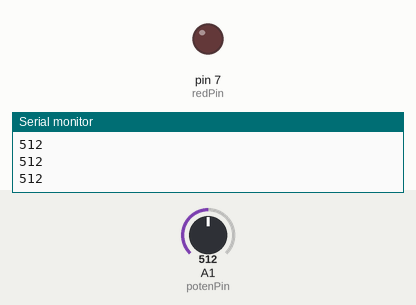
Recording of a sketch running on a simulated Arduino Uno, built with avr-gcc and run on an emulated ATmega328P. Parts: output pins drawn as LEDs (lit = HIGH), the last lines printed to the serial monitor. Inputs (shaded band) come from the test bench; at power-on: A1 (potenPin) = 512.

Above: at 1.2 s.
1.3 s: A1 (potenPin) set to 986
2.8 s: A1 (potenPin) set to 1013
At 3.5 s:
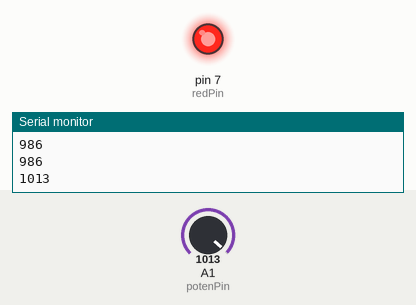
4.4 s: A1 (potenPin) set to 990
At 4.8 s:
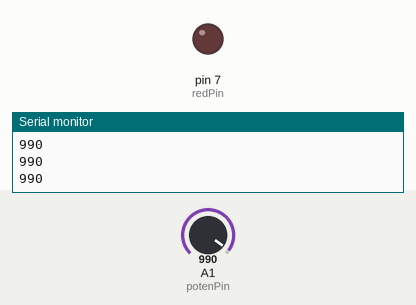
6.0 s: A1 (potenPin) set to 1010
At 7.4 s:
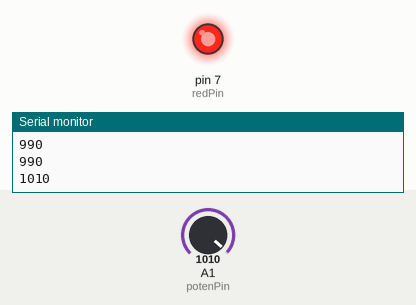
Timing chart, 0 to 8.6 s (numbered marks = the images above; inputs shaded):
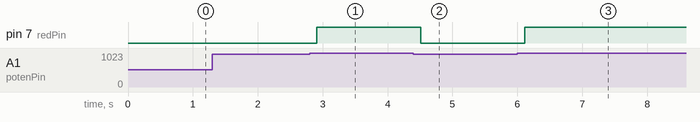

The sketch:

poten_while_loop.ino
```cpp
int potenVal;
int delayTime = 100;
int potenPin = A1;
int redPin = 7;


void setup() {
  Serial.begin(9600);
  pinMode(potenPin, INPUT);
  pinMode(redPin, OUTPUT);
  // put your setup code here, to run once:
}

void loop() {
potenVal = analogRead(potenPin);
Serial.println(potenVal);
delay(delayTime);

while(potenVal>=1000){
  digitalWrite(redPin, HIGH);
  potenVal = analogRead(potenPin);
  delay(delayTime);
}
digitalWrite(redPin,LOW);
  // put your main code here, to run repeatedly:
}
```

Measured:
- the behaviour switches between 999 and 1000 on A1 (potenPin) (found by bisection; images 0 and 1)
- after the input at 2.8 s, pin 7 (redPin): LOW → HIGH after 0.11 s
- after the input at 4.4 s, pin 7 (redPin): HIGH → LOW after 0.11 s
- after the input at 6.0 s, pin 7 (redPin): LOW → HIGH after 0.12 s
